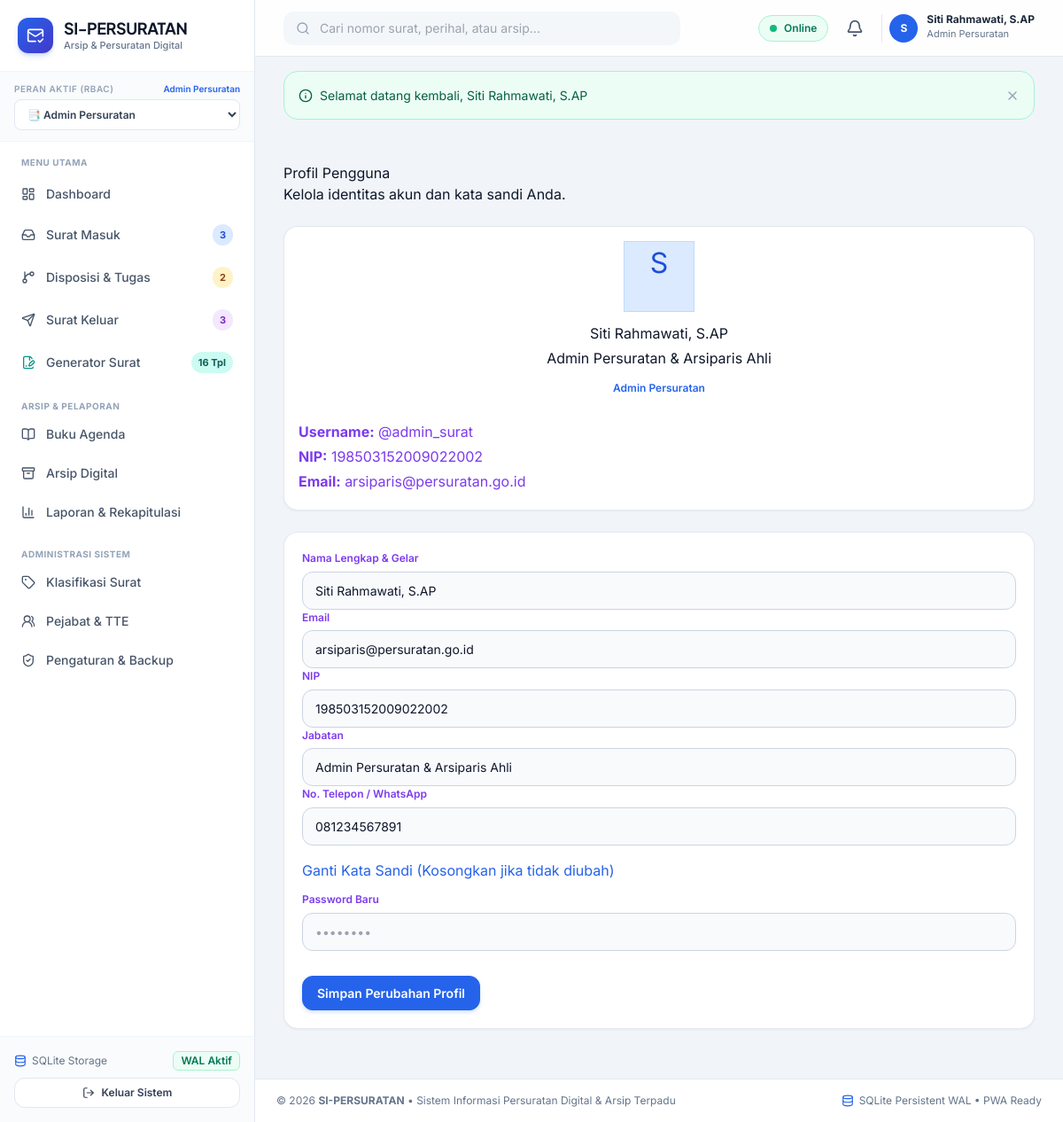
Page /public/profil.php (signed in) on the committed database.
### tables this page shows
CREATE TABLE users (
    id INTEGER PRIMARY KEY AUTOINCREMENT,
    username TEXT NOT NULL UNIQUE,
    email TEXT NOT NULL UNIQUE,
    password_hash TEXT NOT NULL,
    full_name TEXT NOT NULL,
    nip TEXT,
    jabatan TEXT,
    phone TEXT,
    role_id INTEGER NOT NULL,
    avatar TEXT,
    is_active INTEGER NOT NULL DEFAULT 1,
    created_at DATETIME DEFAULT CURRENT_TIMESTAMP,
    updated_at DATETIME DEFAULT CURRENT_TIMESTAMP,
    deleted_at DATETIME DEFAULT NULL,
    FOREIGN KEY (role_id) REFERENCES roles (id) ON DELETE RESTRICT
);

CREATE TABLE roles (
    id INTEGER PRIMARY KEY AUTOINCREMENT,
    name TEXT NOT NULL,
    slug TEXT NOT NULL UNIQUE,
    description TEXT,
    created_at DATETIME DEFAULT CURRENT_TIMESTAMP
);

### public/profil.php (the view, shortened to what the rows shown need)
<?php
require_once __DIR__ . '/../config/app.php';
$user = Auth::user();
require_once APP_PATH . '/views/layouts/header.php';
?>
<div class="row g-4">
    <div class="col-12 col-md-4">
        <div class="card border-0 shadow-sm rounded-3 text-center p-4">
            <div class="bg-primary text-white rounded-circle d-flex align-items-center justify-content-center fw-bold mx-auto mb-3" style="width: 80px; height: 80px; font-size: 32px;">
                <?= strtoupper(substr($user['full_name'], 0, 1)) ?>
            </div>
            <h5 class="fw-bold text-dark mb-1"><?= htmlspecialchars($user['full_name']) ?></h5>
            <div class="text-muted small mb-2"><?= htmlspecialchars($user['jabatan'] ?? 'Staf Instansi') ?></div>
            <span class="badge bg-primary-subtle text-primary mb-3"><?= htmlspecialchars($user['role_name']) ?></span>
            <div class="border-top pt-3 text-start small text-secondary">
                <div class="mb-1"><strong>Username:</strong> @<?= htmlspecialchars($user['username']) ?></div>
                <div class="mb-1"><strong>NIP:</strong> <?= htmlspecialchars($user['nip'] ?? '-') ?></div>
                <div class="mb-1"><strong>Email:</strong> <?= htmlspecialchars($user['email']) ?></div>
            </div>
        </div>
    </div>
    <div class="col-12 col-md-8">
        <div class="card border-0 shadow-sm rounded-3">
            <div class="card-body p-4">
                <form action="<?= url('profil.php') ?>" method="POST">
                    <div class="row g-3 mb-4">
                        <div class="col-12 col-md-6">
                            <label class="form-label small fw-bold text-secondary">Nama Lengkap & Gelar</label>
                            <input type="text" name="full_name" class="form-control" value="<?= htmlspecialchars($user['full_name']) ?>" required>
                        </div>
                        <div class="col-12 col-md-6">
                            <label class="form-label small fw-bold text-secondary">Email</label>
                            <input type="email" name="email" class="form-control" value="<?= htmlspecialchars($user['email']) ?>" required>
                        </div>
                        <div class="col-12 col-md-6">
                            <label class="form-label small fw-bold text-secondary">NIP</label>
                            <input type="text" name="nip" class="form-control" value="<?= htmlspecialchars($user['nip'] ?? '') ?>">
                        </div>
                        <div class="col-12 col-md-6">
                            <label class="form-label small fw-bold text-secondary">Jabatan</label>
                            <input type="text" name="jabatan" class="form-control" value="<?= htmlspecialchars($user['jabatan'] ?? '') ?>">
                        </div>
                        <div class="col-12">
                            <label class="form-label small fw-bold text-secondary">No. Telepon / WhatsApp</label>
                            <input type="text" name="phone" class="form-control" value="<?= htmlspecialchars($user['phone'] ?? '') ?>">
                        </div>
                    </div>
                </form>
            </div>
        </div>
    </div>
</div>
<?php require_once APP_PATH . '/views/layouts/footer.php'; ?>

### app/views/layouts/header.php (shortened to what the rows shown need)
<!DOCTYPE html>
<html lang="id">
<head>
    <script src="https://cdn.tailwindcss.com"></script>
</head>
<body class="antialiased selection:bg-blue-100 selection:text-blue-900">
<div class="min-h-screen flex flex-col lg:flex-row">
    <?php require_once APP_PATH . '/views/layouts/sidebar.php'; ?>
    <div class="flex-1 flex flex-col min-w-0 pb-20 lg:pb-0">
        <header class="sticky top-0 z-30 bg-white/90 backdrop-blur-md border-b border-slate-200 px-4 lg:px-8 h-16 flex items-center justify-between gap-4">
            <div class="flex items-center gap-2 sm:gap-3">
                <div class="relative">
                    <button onclick="toggleDropdown('user-menu')" class="flex items-center gap-2.5 pl-2 border-l border-slate-200 hover:opacity-90 transition">
                        <div class="w-8 h-8 rounded-full bg-blue-600 text-white font-bold text-xs flex items-center justify-center shadow-xs">
                            <?= strtoupper(substr($currentUser['full_name'] ?? 'U', 0, 1)) ?>
                        </div>
                        <div class="hidden md:block text-left">
                            <p class="text-xs font-bold text-slate-800 leading-none"><?= htmlspecialchars($currentUser['full_name'] ?? 'User') ?></p>
                            <p class="text-[11px] text-slate-500 mt-0.5"><?= htmlspecialchars($currentUser['role_name'] ?? 'Role') ?></p>
                        </div>
                    </button>
                </div>
            </div>
        </header>
        <main class="flex-1 p-4 lg:p-8 max-w-7xl w-full mx-auto space-y-6">

### app/views/layouts/sidebar.php (shortened to what the rows shown need)
<?php
$currentUser = Auth::user();
$currentRoleSlug = $currentUser['role_slug'] ?? 'superadmin';
?>
<aside id="sidebar" class="fixed lg:sticky top-0 left-0 z-50 h-screen w-72 bg-white border-r border-slate-200 flex flex-col transition-transform duration-300 -translate-x-full lg:translate-x-0 shrink-0">
  <div class="p-5 border-b border-slate-100 flex items-center justify-between">
    <a href="<?= url('dashboard.php') ?>" class="flex items-center gap-3 group text-decoration-none">
      <div>
        <h1 class="font-display font-bold text-slate-900 text-lg leading-tight tracking-tight">SI-PERSURATAN</h1>
      </div>
    </a>
  </div>
  <div class="px-4 py-3 bg-slate-50/80 border-b border-slate-100">
    <div class="flex items-center justify-between mb-1">
      <label class="text-[10px] font-semibold uppercase tracking-wider text-slate-400 block">Peran Aktif (RBAC)</label>
      <span class="text-[10px] text-blue-600 font-semibold"><?= htmlspecialchars($currentUser['role_name'] ?? 'User') ?></span>
    </div>
    <div class="relative">
      <select onchange="window.location.href='<?= url('switch_role.php?role=') ?>' + this.value" class="w-full text-xs font-semibold bg-white border border-slate-200 rounded-lg px-2.5 py-2 text-slate-700 focus:outline-none focus:ring-2 focus:ring-blue-500/20 focus:border-blue-600 cursor-pointer">
        <option value="admin_persuratan" <?= $currentRoleSlug === 'admin_persuratan' ? 'selected' : '' ?>>📑 Admin Persuratan</option>
      </select>
    </div>
  </div>
</aside>

### rows in the picture
users: role.name "Admin Persuratan", full_name "S", full_name "Siti Rahmawati, S.AP", jabatan "Admin Persuratan & Arsiparis Ahli", username "admin_surat", nip "198503152009022002", email "arsiparis@persuratan.go.id", phone "081234567891"
roles: slug "📑 Admin Persuratan"

### other values in the picture
$badgeSm "3"
$badgeDisp "2"
$badgeSk "3"
$msg['message'] "Selamat datang kembali, Siti Rahmawati, S.AP"
